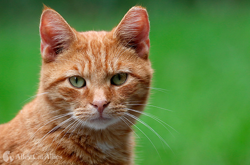
#> input picture Day2ImageWork/CAT.png, 250 x 165 px
$ python ImageBorder.py
#> lines starting #> are read from the running program, lines starting #| are printed output that depends on the picture
from PIL import Image

#opens the file (Have the Day2 Folder as the opened one)
filename = "CAT.png"
catimage = Image.open(filename)
#> catimage is the input picture: PIL image 250x165 RGB; mean R, G, B 105.4, 129.3, 68.6
catimage.thumbnail((250,250))

#Create a new image data
newimage = Image.new("RGB",catimage.size)
#> newimage: PIL image 250x165 RGB; every value is 0

#Iterates the x axis
for x in range(catimage.size[0]):
    #iterates the y axis
    for y in range(catimage.size[1]):
        #Gets the color of any given pixel
        color = catimage.getpixel((x,y))
        #If the position of the pixels is within 15 pixels of the border it will make the pixels black
        if x <= 15 or x >= catimage.size[0]-15 or y <= 15 or y >= catimage.size[1]-15:
            newimage.putpixel((x,y),(0,0,0))
        #Otherwise it will print the original color
        else:
            newimage.putpixel((x,y),color)
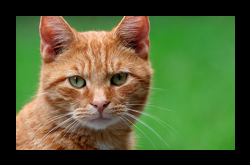
#> newimage: PIL image 250x165 RGB; mean R, G, B 81.8, 94.4, 52.3

#Saves to a new file
newimage.save("bordered"+filename)
